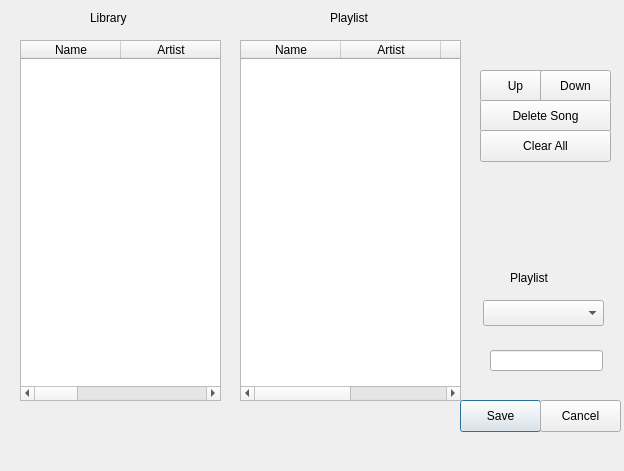
<?xml version="1.0" encoding="UTF-8"?>
<ui version="4.0">
 <class>playlist</class>
 <widget class="QDialog" name="playlist">
  <property name="geometry">
   <rect>
    <x>0</x>
    <y>0</y>
    <width>624</width>
    <height>471</height>
   </rect>
  </property>
  <property name="windowTitle">
   <string>Dialog</string>
  </property>
  <widget class="QLabel" name="label">
   <property name="geometry">
    <rect>
     <x>90</x>
     <y>10</y>
     <width>60</width>
     <height>16</height>
    </rect>
   </property>
   <property name="text">
    <string>Library</string>
   </property>
  </widget>
  <widget class="QLabel" name="label_2">
   <property name="geometry">
    <rect>
     <x>330</x>
     <y>10</y>
     <width>60</width>
     <height>16</height>
    </rect>
   </property>
   <property name="text">
    <string>Playlist</string>
   </property>
  </widget>
  <widget class="QLabel" name="label_3">
   <property name="geometry">
    <rect>
     <x>510</x>
     <y>270</y>
     <width>60</width>
     <height>16</height>
    </rect>
   </property>
   <property name="text">
    <string>Playlist</string>
   </property>
  </widget>
  <widget class="QComboBox" name="comboBox">
   <property name="geometry">
    <rect>
     <x>483</x>
     <y>300</y>
     <width>121</width>
     <height>26</height>
    </rect>
   </property>
  </widget>
  <widget class="QPushButton" name="saveButton">
   <property name="geometry">
    <rect>
     <x>460</x>
     <y>400</y>
     <width>81</width>
     <height>32</height>
    </rect>
   </property>
   <property name="text">
    <string>Save</string>
   </property>
  </widget>
  <widget class="QPushButton" name="cancelButton">
   <property name="geometry">
    <rect>
     <x>540</x>
     <y>400</y>
     <width>81</width>
     <height>32</height>
    </rect>
   </property>
   <property name="text">
    <string>Cancel</string>
   </property>
  </widget>
  <widget class="QTableWidget" name="library">
   <property name="geometry">
    <rect>
     <x>20</x>
     <y>40</y>
     <width>201</width>
     <height>361</height>
    </rect>
   </property>
   <property name="editTriggers">
    <set>QAbstractItemView::NoEditTriggers</set>
   </property>
   <property name="dragEnabled">
    <bool>true</bool>
   </property>
   <property name="dragDropMode">
    <enum>QAbstractItemView::DragDrop</enum>
   </property>
   <property name="defaultDropAction">
    <enum>Qt::CopyAction</enum>
   </property>
   <property name="alternatingRowColors">
    <bool>true</bool>
   </property>
   <property name="rowCount">
    <number>0</number>
   </property>
   <property name="columnCount">
    <number>4</number>
   </property>
   <column>
    <property name="text">
     <string>Name</string>
    </property>
   </column>
   <column>
    <property name="text">
     <string>Artist</string>
    </property>
   </column>
   <column>
    <property name="text">
     <string>Album</string>
    </property>
   </column>
   <column>
    <property name="text">
     <string>Genre</string>
    </property>
   </column>
  </widget>
  <widget class="QTableWidget" name="playListScr">
   <property name="geometry">
    <rect>
     <x>240</x>
     <y>40</y>
     <width>221</width>
     <height>361</height>
    </rect>
   </property>
   <property name="editTriggers">
    <set>QAbstractItemView::NoEditTriggers</set>
   </property>
   <property name="dragEnabled">
    <bool>true</bool>
   </property>
   <property name="dragDropMode">
    <enum>QAbstractItemView::DragDrop</enum>
   </property>
   <property name="alternatingRowColors">
    <bool>true</bool>
   </property>
   <property name="selectionMode">
    <enum>QAbstractItemView::ExtendedSelection</enum>
   </property>
   <property name="selectionBehavior">
    <enum>QAbstractItemView::SelectRows</enum>
   </property>
   <property name="columnCount">
    <number>4</number>
   </property>
   <column>
    <property name="text">
     <string>Name</string>
    </property>
   </column>
   <column>
    <property name="text">
     <string>Artist</string>
    </property>
   </column>
   <column>
    <property name="text">
     <string>Album</string>
    </property>
   </column>
   <column>
    <property name="text">
     <string>Genre</string>
    </property>
   </column>
  </widget>
  <widget class="QPushButton" name="upButton">
   <property name="geometry">
    <rect>
     <x>480</x>
     <y>70</y>
     <width>71</width>
     <height>32</height>
    </rect>
   </property>
   <property name="text">
    <string>Up</string>
   </property>
  </widget>
  <widget class="QPushButton" name="downButton">
   <property name="geometry">
    <rect>
     <x>540</x>
     <y>70</y>
     <width>71</width>
     <height>32</height>
    </rect>
   </property>
   <property name="text">
    <string>Down</string>
   </property>
  </widget>
  <widget class="QPushButton" name="deleteButton">
   <property name="geometry">
    <rect>
     <x>480</x>
     <y>100</y>
     <width>131</width>
     <height>32</height>
    </rect>
   </property>
   <property name="text">
    <string>Delete Song</string>
   </property>
  </widget>
  <widget class="QPushButton" name="clearAllButton">
   <property name="geometry">
    <rect>
     <x>480</x>
     <y>130</y>
     <width>131</width>
     <height>32</height>
    </rect>
   </property>
   <property name="text">
    <string>Clear All</string>
   </property>
  </widget>
  <widget class="QLineEdit" name="textEdit">
   <property name="geometry">
    <rect>
     <x>490</x>
     <y>350</y>
     <width>113</width>
     <height>21</height>
    </rect>
   </property>
  </widget>
 </widget>
 <resources/>
 <connections/>
</ui>
